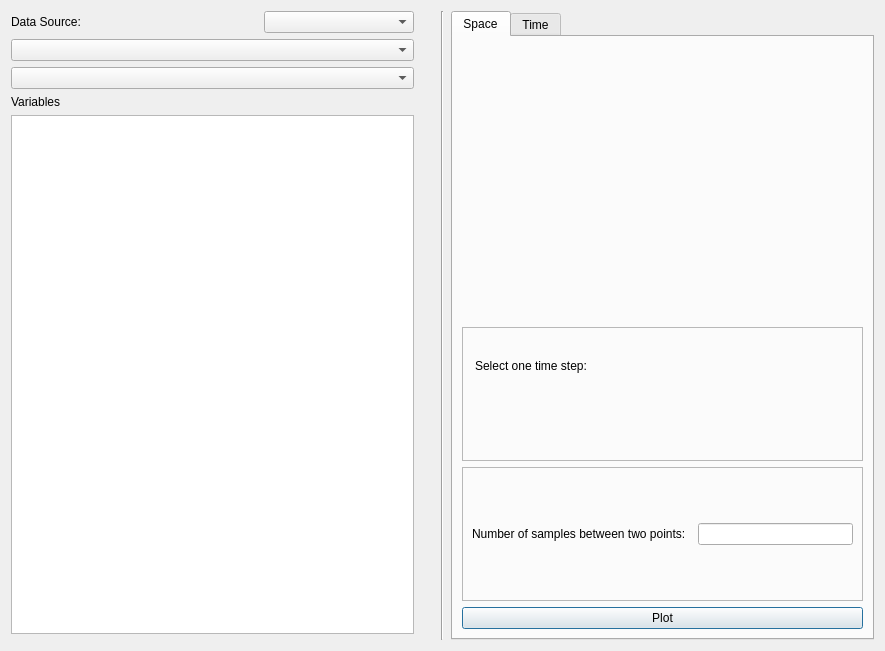
<?xml version="1.0" encoding="UTF-8"?>
<ui version="4.0">
 <class>PlotWindow</class>
 <widget class="QDialog" name="PlotWindow">
  <property name="geometry">
   <rect>
    <x>0</x>
    <y>0</y>
    <width>885</width>
    <height>651</height>
   </rect>
  </property>
  <property name="windowTitle">
   <string>Form</string>
  </property>
  <layout class="QVBoxLayout" name="verticalLayout">
   <property name="sizeConstraint">
    <enum>QLayout::SetMinimumSize</enum>
   </property>
   <item>
    <layout class="QHBoxLayout" name="horizontalLayout" stretch="0,0,0">
     <property name="sizeConstraint">
      <enum>QLayout::SetMinimumSize</enum>
     </property>
     <item>
      <layout class="QVBoxLayout" name="verticalLayout_5">
       <property name="rightMargin">
        <number>20</number>
       </property>
       <item>
        <layout class="QHBoxLayout" name="horizontalLayout_7">
         <property name="bottomMargin">
          <number>0</number>
         </property>
         <item>
          <widget class="QLabel" name="label_7">
           <property name="text">
            <string>Data Source:</string>
           </property>
          </widget>
         </item>
         <item>
          <spacer name="horizontalSpacer_3">
           <property name="orientation">
            <enum>Qt::Horizontal</enum>
           </property>
           <property name="sizeHint" stdset="0">
            <size>
             <width>40</width>
             <height>20</height>
            </size>
           </property>
          </spacer>
         </item>
         <item>
          <widget class="QComboBox" name="dataMgrCombo">
           <property name="minimumSize">
            <size>
             <width>150</width>
             <height>0</height>
            </size>
           </property>
          </widget>
         </item>
        </layout>
       </item>
       <item>
        <widget class="QComboBox" name="newVarCombo"/>
       </item>
       <item>
        <widget class="QComboBox" name="removeVarCombo"/>
       </item>
       <item>
        <widget class="QLabel" name="label">
         <property name="text">
          <string>Variables</string>
         </property>
        </widget>
       </item>
       <item>
        <widget class="QTableWidget" name="variablesTable"/>
       </item>
       <item>
        <widget class="FidelityWidget" name="myFidelityWidget" native="true"/>
       </item>
      </layout>
     </item>
     <item>
      <widget class="Line" name="line">
       <property name="minimumSize">
        <size>
         <width>5</width>
         <height>0</height>
        </size>
       </property>
       <property name="orientation">
        <enum>Qt::Vertical</enum>
       </property>
      </widget>
     </item>
     <item>
      <widget class="QTabWidget" name="spaceTimeTab">
       <property name="minimumSize">
        <size>
         <width>0</width>
         <height>0</height>
        </size>
       </property>
       <property name="maximumSize">
        <size>
         <width>16777215</width>
         <height>16777215</height>
        </size>
       </property>
       <property name="currentIndex">
        <number>0</number>
       </property>
       <widget class="QWidget" name="spaceTab">
        <attribute name="title">
         <string>Space</string>
        </attribute>
        <layout class="QVBoxLayout" name="verticalLayout_2">
         <item>
          <widget class="QSinglePoint" name="spaceTabP1" native="true"/>
         </item>
         <item>
          <widget class="QSinglePoint" name="spaceTabP2" native="true"/>
         </item>
         <item>
          <widget class="QFrame" name="timeStepSelectorFrame">
           <property name="frameShape">
            <enum>QFrame::StyledPanel</enum>
           </property>
           <property name="frameShadow">
            <enum>QFrame::Plain</enum>
           </property>
           <property name="lineWidth">
            <number>1</number>
           </property>
           <layout class="QVBoxLayout" name="verticalLayout_3">
            <property name="spacing">
             <number>-1</number>
            </property>
            <property name="leftMargin">
             <number>12</number>
            </property>
            <property name="topMargin">
             <number>12</number>
            </property>
            <property name="rightMargin">
             <number>12</number>
            </property>
            <property name="bottomMargin">
             <number>12</number>
            </property>
            <item>
             <widget class="QLabel" name="timeStepLabel">
              <property name="text">
               <string>Select one time step:</string>
              </property>
             </widget>
            </item>
            <item>
             <widget class="QSliderEdit" name="spaceTabTimeSelector" native="true"/>
            </item>
           </layout>
          </widget>
         </item>
         <item>
          <widget class="QFrame" name="numOfSamplesFrame">
           <property name="frameShape">
            <enum>QFrame::StyledPanel</enum>
           </property>
           <property name="frameShadow">
            <enum>QFrame::Plain</enum>
           </property>
           <layout class="QHBoxLayout" name="horizontalLayout_2">
            <item>
             <widget class="QLabel" name="numOfSamplesLabel">
              <property name="frameShape">
               <enum>QFrame::NoFrame</enum>
              </property>
              <property name="frameShadow">
               <enum>QFrame::Plain</enum>
              </property>
              <property name="text">
               <string>Number of samples between two points:  </string>
              </property>
             </widget>
            </item>
            <item>
             <widget class="QLineEdit" name="numOfSamplesLineEdit"/>
            </item>
           </layout>
          </widget>
         </item>
         <item>
          <widget class="QPushButton" name="spaceTabPlotButton">
           <property name="text">
            <string>Plot</string>
           </property>
          </widget>
         </item>
        </layout>
       </widget>
       <widget class="QWidget" name="timeTab">
        <attribute name="title">
         <string>Time</string>
        </attribute>
        <layout class="QVBoxLayout" name="verticalLayout_4">
         <item>
          <widget class="QSinglePoint" name="timeTabSinglePoint" native="true"/>
         </item>
         <item>
          <widget class="QRange" name="timeTabTimeRange" native="true"/>
         </item>
         <item>
          <widget class="QPushButton" name="timeTabPlotButton">
           <property name="text">
            <string>Plot</string>
           </property>
          </widget>
         </item>
        </layout>
       </widget>
      </widget>
     </item>
    </layout>
   </item>
  </layout>
 </widget>
 <customwidgets>
  <customwidget>
   <class>QSinglePoint</class>
   <extends>QWidget</extends>
   <header location="global">QSinglePoint.h</header>
   <container>1</container>
  </customwidget>
  <customwidget>
   <class>FidelityWidget</class>
   <extends>QWidget</extends>
   <header>FidelityWidget.h</header>
   <container>1</container>
  </customwidget>
  <customwidget>
   <class>QRange</class>
   <extends>QWidget</extends>
   <header location="global">QRange.h</header>
   <container>1</container>
  </customwidget>
  <customwidget>
   <class>QSliderEdit</class>
   <extends>QWidget</extends>
   <header location="global">QSliderEdit.h</header>
   <container>1</container>
  </customwidget>
 </customwidgets>
 <resources/>
 <connections/>
</ui>
